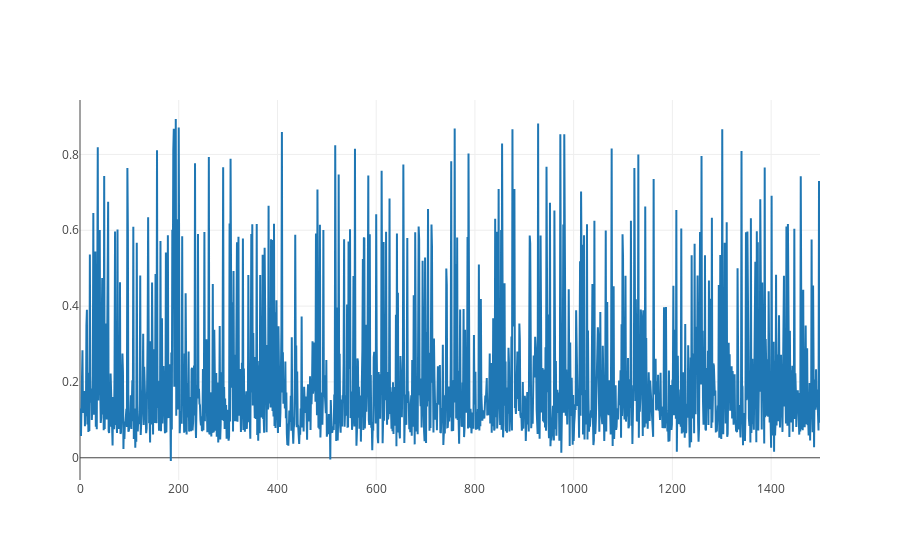

Notebook code for this chart:
### Code cell
hist1 = go.Scatter(x = list(range(angles.shape[0])), y=angles[:,2,17])
#hist1 = go.Histogram(x = angles[:,0,5])
pyo.iplot([hist1])

### Figure 1 — Plotly figure (JSON) as saved in the notebook; plotly's stock layout.template omitted (floating-point values rounded to 4 significant figures; data arrays with more than 128 entries replaced by an {"elided": "..."} marker saying what was removed)
{"data": [{"type": "scatter", "x": {"elided": "1500 int values"}, "y": {"elided": "1500 float values"}}], "layout": {}}
